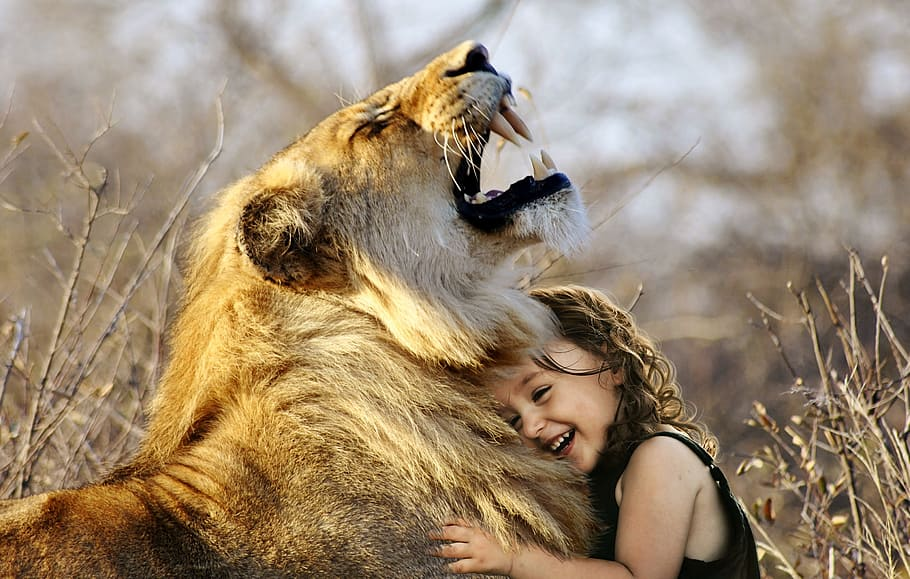
#> input picture hello_cv_py/images/lion.jpg, 910 x 579 px
$ python my_image.py
#> lines starting #> are read from the running program, lines starting #| are printed output that depends on the picture
from pathlib import Path

import cv2
import numpy as np
import matplotlib.pyplot as plt


class MyImage:

    def __init__(self, name, image_path, timeout_sec=10):
#> called with name = 'lion', image_path = './images/lion.jpg', timeout_sec = 10
        self._name = name
        path = Path(image_path).resolve()
        assert path.exists()
        self._timeout_sec = timeout_sec
        self._img_path = str(path)
        self._img = cv2.imread(self._img_path)
#> self._img is the input picture: shape (579, 910, 3); mean B, G, R 111.3, 136.3, 155.6
        assert self._img is not None

    @property
    def name(self):
        return self._name

    def __str__(self):
        s = f'{self.name} {self.img_path}'
        return s

    def show(self, timeout_sec=None):
        cv2.imshow(self.name, self._img)
        timeout = timeout_sec or self._timeout_sec
        k = cv2.waitKey(timeout * 1000)
        cv2.destroyAllWindows()
        return k

    @staticmethod
    def show(name, img, timeout_sec=10):
        cv2.imshow(name, img)
        k = cv2.waitKey(timeout_sec * 1000)
        cv2.destroyAllWindows()
        return k

    def plot(self):
        # plt.ion()  # turn on interactive mode, non-blocking `show`
        # BGR -> RGB
        # ::-1 in the last position is responsible for reversing the order of channels
        plt.imshow(self._img[:, :, ::-1])
        plt.pause(self._timeout_sec)

    @staticmethod
    def plot(name, img, timeout_sec=10):
        plt.imshow(img[:, :, ::-1])
        plt.pause(timeout_sec)

    @property
    def shape(self):
        return self._img.shape

    def water_mirror(self):
        # Create a new array with double the height
        h, w = self.shape[0], self.shape[1]
#> h = 579; w = 910
        mirror = np.zeros((2*h, w, 3), dtype=np.uint8)
        mirror[:h][:] = self._img
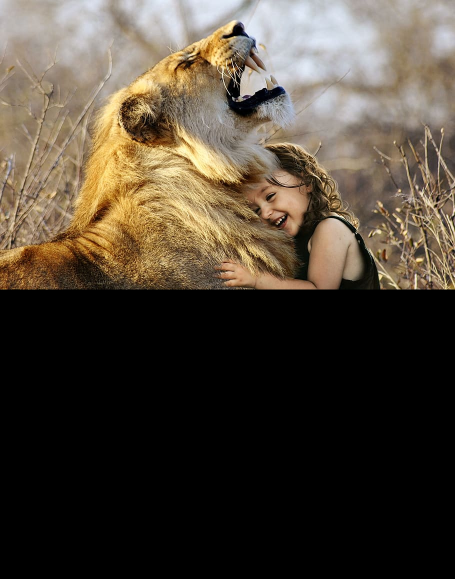
#> mirror: shape (1158, 910, 3) (shown at 1/2 size); mean B, G, R 55.7, 68.1, 77.8
        inverted = self._img[::-1, :, :]
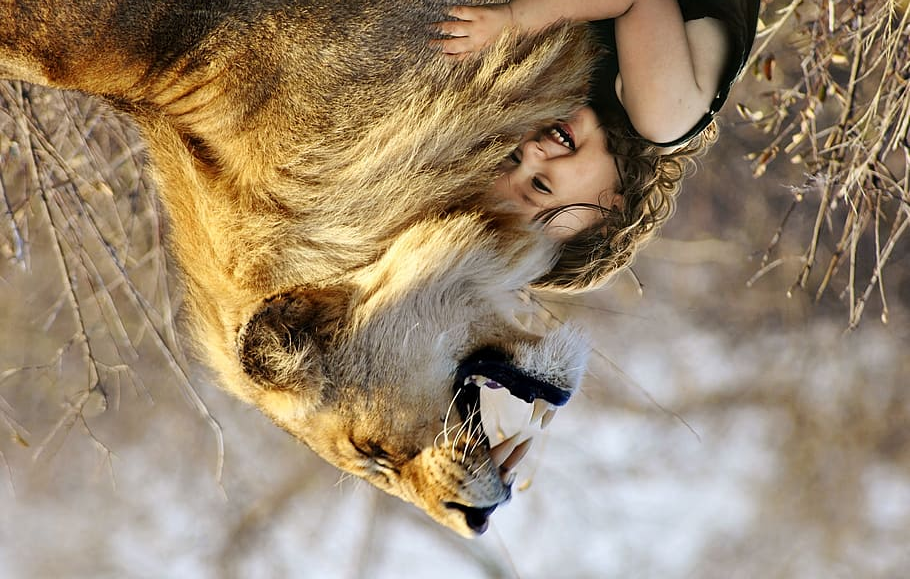
#> inverted: shape (579, 910, 3); mean B, G, R 111.3, 136.3, 155.6
        mirror[h:][:] = inverted
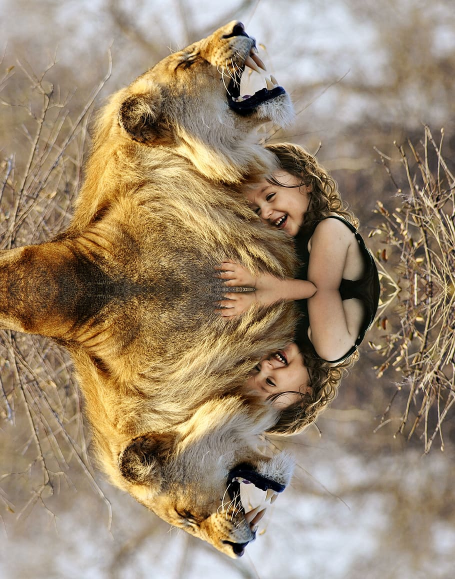
#> mirror: shape (1158, 910, 3) (shown at 1/2 size); mean B, G, R 111.3, 136.3, 155.6
        return mirror


if __name__ == '__main__':
    path = "./images/lion.jpg"
    img = MyImage('lion', path)
    assert "lion" in img.name
    # img.show()
    # img.plot()
    print(f"shape {img.shape}")
    # shape (579, 910, 3)
    m = img.water_mirror()
    MyImage.plot("mirror", m)
